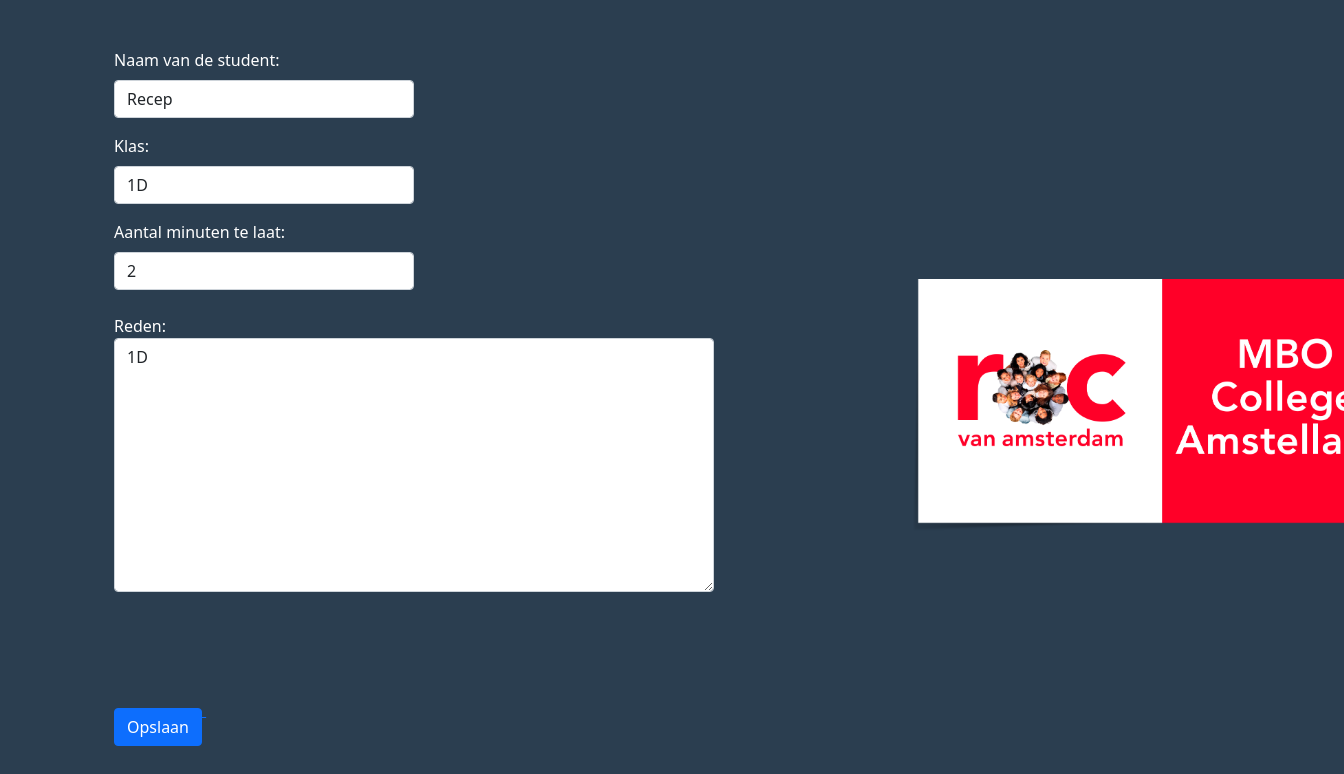
The app's page /update.php?id=14 with its own data.
### tables this page shows
CREATE TABLE `studenten` (
  `id` int(11) NOT NULL,
  `klas` varchar(5) NOT NULL,
  `student_naam` varchar(30) NOT NULL,
  `minuten_te_laat` int(3) NOT NULL,
  `reden_te_laat` varchar(150) NOT NULL
);

### includes/database.php (called while the page is built)
<?php
$servername = "localhost";
$username = "root";
$password = "";
$dbname = "studenten_info";
try {
 $conn = new PDO("mysql:host=$servername;dbname=$dbname", $username, $password);
  $conn->setAttribute(PDO::ATTR_ERRMODE, PDO::ERRMODE_EXCEPTION);
} catch(PDOException $err) {
    echo "Connection failed: " . $err->getMessage();
}
function getData($sql, $method){
  global $conn;
  $statement = $conn->query($sql);
  if($method == 'fetchAll'){
      $result = $statement->fetchAll(PDO::FETCH_BOTH);
  }
  else {
      $result = $statement->fetch(PDO::FETCH_BOTH);
  }
  return $result;
}
?>

### update.php (the view, shortened to what this page needs)
<?php
include'includes/database.php';
$id = $_GET['id'];
$sql = "SELECT * FROM `studenten` WHERE id = $id";
$student = getData($sql, 'fetch');
?>
<!DOCTYPE html>
<html lang="en">
<head>
<link rel="stylesheet" href="https://cdn.jsdelivr.net/npm/bootstrap@5.1.3/dist/css/bootstrap.min.css">
</head>
<body style="background-color: #2B3E50; overflow: hidden;">
    <div class="container my-5">
        <form method="POST">
            <div class="mb-3">
            <form method="POST">
                <div style="color: white; width: 300px;" class="mb-3">
                    <label class="form-label">Naam van de student:</label>
                    <input type="text" name="student_naam" class="form-control" value="<?php echo $student['student_naam'];?>" autocomplete="off">
                </div>
                <div style="color: white; width: 300px;" class="mb-3">
                    <label class="form-label">Klas:</label>
                    <input type="text" name="klas" class="form-control" value="<?php echo $student['klas'];?>" autocomplete="off">
                </div>
                <div style="color: white; width: 300px;" class="mb-3">
                    <label class="form-label">Aantal minuten te laat:</label>
                    <input type="number" name="minuten_te_laat" min="0" class="form-control" value="<?php echo $student['minuten_te_laat'];?>" autocomplete="off">
                </div>
                <div style="color: white; position: relative; top: 8px; width: 600px;" class="form-group">
                    <label style="color: white;" for="reden">Reden:</label>
                    <textarea class="form-control" name="reden_te_laat" id="reden_te_laat" cols="30" rows="10" autocomplete="on"><?php echo $student['klas'];?></textarea>
                </div>
            <a href="index.php">
                <button type="submit" style="position: relative; top: 15px;" class="btn btn-primary" name="submit">Opslaan</button>
            </a>
        </form>
        <img src="images/logo.png" style="width: 500px; position: relative; left: 700px; bottom: 305px;">
    </div>
</body>
</html>

### records on screen
studenten: student_naam "Recep", klas "1D", minuten_te_laat "2", reden_te_laat "1D"
